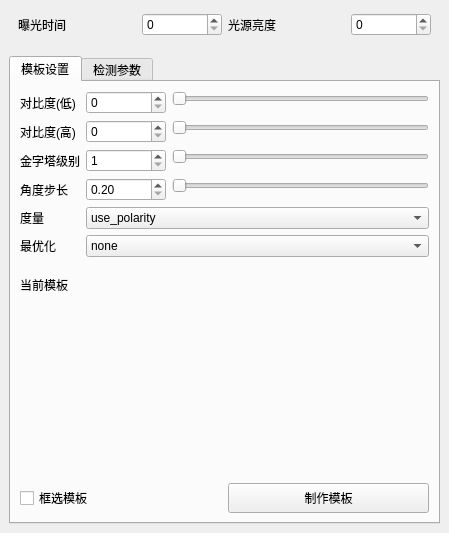
<?xml version="1.0" encoding="UTF-8"?>
<ui version="4.0">
 <class>WidgetMatchParam</class>
 <widget class="QWidget" name="WidgetMatchParam">
  <property name="geometry">
   <rect>
    <x>0</x>
    <y>0</y>
    <width>449</width>
    <height>533</height>
   </rect>
  </property>
  <property name="windowTitle">
   <string>Form</string>
  </property>
  <layout class="QGridLayout" name="gridLayout" columnstretch="2">
   <property name="leftMargin">
    <number>9</number>
   </property>
   <property name="topMargin">
    <number>0</number>
   </property>
   <property name="rightMargin">
    <number>9</number>
   </property>
   <property name="bottomMargin">
    <number>9</number>
   </property>
   <item row="1" column="0">
    <widget class="QTabWidget" name="tabWidget">
     <property name="minimumSize">
      <size>
       <width>60</width>
       <height>0</height>
      </size>
     </property>
     <property name="currentIndex">
      <number>0</number>
     </property>
     <widget class="QWidget" name="tab">
      <attribute name="title">
       <string>模板设置</string>
      </attribute>
      <layout class="QGridLayout" name="gridLayout_2">
       <item row="1" column="0">
        <widget class="QLabel" name="label_7">
         <property name="maximumSize">
          <size>
           <width>16777215</width>
           <height>25</height>
          </size>
         </property>
         <property name="text">
          <string>当前模板</string>
         </property>
        </widget>
       </item>
       <item row="2" column="0" colspan="2">
        <widget class="ImageCanvas" name="widget_model" native="true"/>
       </item>
       <item row="0" column="0" colspan="2">
        <layout class="QFormLayout" name="formLayout_5">
         <item row="0" column="0">
          <widget class="QLabel" name="label">
           <property name="text">
            <string>对比度(低)</string>
           </property>
          </widget>
         </item>
         <item row="0" column="1">
          <layout class="QFormLayout" name="formLayout">
           <item row="0" column="0">
            <widget class="QSpinBox" name="spinBox_contrastLow">
             <property name="minimumSize">
              <size>
               <width>80</width>
               <height>0</height>
              </size>
             </property>
             <property name="maximumSize">
              <size>
               <width>60</width>
               <height>16777215</height>
              </size>
             </property>
             <property name="maximum">
              <number>255</number>
             </property>
            </widget>
           </item>
           <item row="0" column="1">
            <widget class="QSlider" name="horizontalSliderContrastLow">
             <property name="maximum">
              <number>255</number>
             </property>
             <property name="orientation">
              <enum>Qt::Horizontal</enum>
             </property>
            </widget>
           </item>
          </layout>
         </item>
         <item row="1" column="0">
          <widget class="QLabel" name="label_2">
           <property name="text">
            <string>对比度(高)</string>
           </property>
          </widget>
         </item>
         <item row="1" column="1">
          <layout class="QFormLayout" name="formLayout_2">
           <item row="0" column="0">
            <widget class="QSpinBox" name="spinBox_contrastHigh">
             <property name="minimumSize">
              <size>
               <width>80</width>
               <height>0</height>
              </size>
             </property>
             <property name="maximumSize">
              <size>
               <width>60</width>
               <height>16777215</height>
              </size>
             </property>
             <property name="maximum">
              <number>255</number>
             </property>
            </widget>
           </item>
           <item row="0" column="1">
            <widget class="QSlider" name="horizontalSliderContrastHigh">
             <property name="maximum">
              <number>255</number>
             </property>
             <property name="orientation">
              <enum>Qt::Horizontal</enum>
             </property>
            </widget>
           </item>
          </layout>
         </item>
         <item row="2" column="0">
          <widget class="QLabel" name="label_3">
           <property name="text">
            <string>金字塔级别</string>
           </property>
          </widget>
         </item>
         <item row="2" column="1">
          <layout class="QFormLayout" name="formLayout_3">
           <item row="0" column="0">
            <widget class="QSpinBox" name="spinBox_level">
             <property name="minimumSize">
              <size>
               <width>80</width>
               <height>0</height>
              </size>
             </property>
             <property name="maximumSize">
              <size>
               <width>60</width>
               <height>16777215</height>
              </size>
             </property>
             <property name="minimum">
              <number>1</number>
             </property>
             <property name="maximum">
              <number>8</number>
             </property>
            </widget>
           </item>
           <item row="0" column="1">
            <widget class="QSlider" name="horizontalSliderLevel">
             <property name="minimum">
              <number>1</number>
             </property>
             <property name="maximum">
              <number>8</number>
             </property>
             <property name="orientation">
              <enum>Qt::Horizontal</enum>
             </property>
            </widget>
           </item>
          </layout>
         </item>
         <item row="3" column="0">
          <widget class="QLabel" name="label_4">
           <property name="text">
            <string>角度步长</string>
           </property>
          </widget>
         </item>
         <item row="3" column="1">
          <layout class="QFormLayout" name="formLayout_4">
           <item row="0" column="1">
            <widget class="QSlider" name="horizontalSliderAngleStep">
             <property name="maximum">
              <number>100</number>
             </property>
             <property name="orientation">
              <enum>Qt::Horizontal</enum>
             </property>
            </widget>
           </item>
           <item row="0" column="0">
            <widget class="QDoubleSpinBox" name="doubleSpinBox_angleStep">
             <property name="minimumSize">
              <size>
               <width>80</width>
               <height>0</height>
              </size>
             </property>
             <property name="maximumSize">
              <size>
               <width>60</width>
               <height>16777215</height>
              </size>
             </property>
             <property name="minimum">
              <double>0.200000000000000</double>
             </property>
             <property name="maximum">
              <double>2.500000000000000</double>
             </property>
             <property name="singleStep">
              <double>0.100000000000000</double>
             </property>
            </widget>
           </item>
          </layout>
         </item>
         <item row="4" column="0">
          <widget class="QLabel" name="label_5">
           <property name="text">
            <string>度量</string>
           </property>
          </widget>
         </item>
         <item row="4" column="1">
          <widget class="QComboBox" name="comboBox_metric">
           <item>
            <property name="text">
             <string>use_polarity</string>
            </property>
           </item>
           <item>
            <property name="text">
             <string>ignore_global_polarity</string>
            </property>
           </item>
           <item>
            <property name="text">
             <string>ignore_local_polarity</string>
            </property>
           </item>
           <item>
            <property name="text">
             <string>ignore_color_polarity</string>
            </property>
           </item>
          </widget>
         </item>
         <item row="5" column="0">
          <widget class="QLabel" name="label_6">
           <property name="text">
            <string>最优化</string>
           </property>
          </widget>
         </item>
         <item row="5" column="1">
          <widget class="QComboBox" name="comboBox_optimiz">
           <item>
            <property name="text">
             <string>none</string>
            </property>
           </item>
           <item>
            <property name="text">
             <string>point_reduction_low</string>
            </property>
           </item>
           <item>
            <property name="text">
             <string>point_reduction_medium </string>
            </property>
           </item>
           <item>
            <property name="text">
             <string>point_reduction_high</string>
            </property>
           </item>
          </widget>
         </item>
        </layout>
       </item>
       <item row="3" column="1">
        <widget class="QPushButton" name="btnMakeModel">
         <property name="minimumSize">
          <size>
           <width>0</width>
           <height>30</height>
          </size>
         </property>
         <property name="text">
          <string>制作模板</string>
         </property>
        </widget>
       </item>
       <item row="3" column="0">
        <widget class="QCheckBox" name="checkBoxROI">
         <property name="minimumSize">
          <size>
           <width>0</width>
           <height>30</height>
          </size>
         </property>
         <property name="text">
          <string>框选模板</string>
         </property>
        </widget>
       </item>
      </layout>
     </widget>
     <widget class="QWidget" name="tab_2">
      <attribute name="title">
       <string>检测参数</string>
      </attribute>
     </widget>
    </widget>
   </item>
   <item row="0" column="0">
    <widget class="QWidget" name="widget_2" native="true">
     <property name="minimumSize">
      <size>
       <width>0</width>
       <height>50</height>
      </size>
     </property>
     <layout class="QHBoxLayout" name="horizontalLayout_2">
      <item>
       <layout class="QHBoxLayout" name="horizontalLayout">
        <item>
         <widget class="QLabel" name="label_8">
          <property name="text">
           <string>曝光时间</string>
          </property>
         </widget>
        </item>
        <item>
         <widget class="QSpinBox" name="spinBox_exposure">
          <property name="minimumSize">
           <size>
            <width>80</width>
            <height>0</height>
           </size>
          </property>
          <property name="maximumSize">
           <size>
            <width>60</width>
            <height>16777215</height>
           </size>
          </property>
          <property name="maximum">
           <number>1000</number>
          </property>
         </widget>
        </item>
        <item>
         <widget class="QLabel" name="label_9">
          <property name="text">
           <string>光源亮度</string>
          </property>
         </widget>
        </item>
        <item>
         <widget class="QSpinBox" name="spinBox_lightValue">
          <property name="minimumSize">
           <size>
            <width>80</width>
            <height>0</height>
           </size>
          </property>
          <property name="maximumSize">
           <size>
            <width>60</width>
            <height>16777215</height>
           </size>
          </property>
          <property name="maximum">
           <number>1000</number>
          </property>
         </widget>
        </item>
       </layout>
      </item>
     </layout>
    </widget>
   </item>
  </layout>
 </widget>
 <customwidgets>
  <customwidget>
   <class>ImageCanvas</class>
   <extends>QWidget</extends>
   <header>ImageCanvas.h</header>
   <container>1</container>
  </customwidget>
 </customwidgets>
 <resources/>
 <connections/>
</ui>
